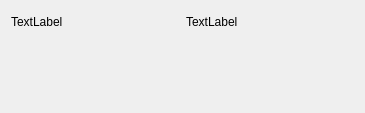
<?xml version="1.0" encoding="UTF-8"?>
<ui version="4.0">
 <class>Frame</class>
 <widget class="QFrame" name="Frame">
  <property name="geometry">
   <rect>
    <x>0</x>
    <y>0</y>
    <width>365</width>
    <height>113</height>
   </rect>
  </property>
  <property name="windowTitle">
   <string>Frame</string>
  </property>
  <layout class="QHBoxLayout" name="horizontalLayout">
   <item>
    <layout class="QGridLayout" name="gridLayout" rowstretch="1,3">
     <item row="0" column="0">
      <widget class="QLabel" name="label">
       <property name="text">
        <string>TextLabel</string>
       </property>
      </widget>
     </item>
     <item row="0" column="1">
      <widget class="QLabel" name="label_2">
       <property name="text">
        <string>TextLabel</string>
       </property>
      </widget>
     </item>
     <item row="1" column="0" colspan="2">
      <widget class="QWidget" name="widget" native="true"/>
     </item>
    </layout>
   </item>
  </layout>
 </widget>
 <resources/>
 <connections/>
</ui>
